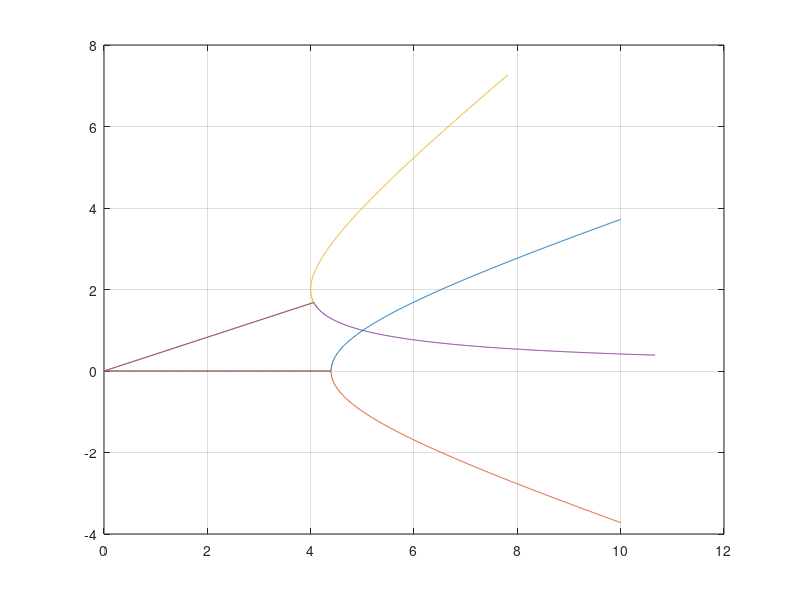

MATLAB code to generate this figure:
close all

kp = 5;
gamma = 0;
a = kp+gamma-1;
ap = sqrt( 2*a / ( sqrt(2)-1) );
bp = sqrt( 2*a / ( sqrt(2)+1) );

h = 0;
k = 0;

xp = [0:0.01:10]';
yp = sqrt( bp^2 *( (xp-h).^2/ap^2 -1 ) ) + k;

plot(xp,yp)
hold on
plot(xp,-yp)
grid on

theta = pi/8;

x = xp * cos(theta) - yp * sin(theta);
y = xp * sin(theta) + yp * cos(theta);

xn = xp * cos(theta) - (-yp) * sin(theta);
yn = xp * sin(theta) + (-yp) * cos(theta);

plot(x,y)
plot(xn,yn)

sqrt(2/(sqrt(2)-1))*cos(pi/8)

v_x = ap*cos(pi/8)
v_y = ap*sin(pi/8)


